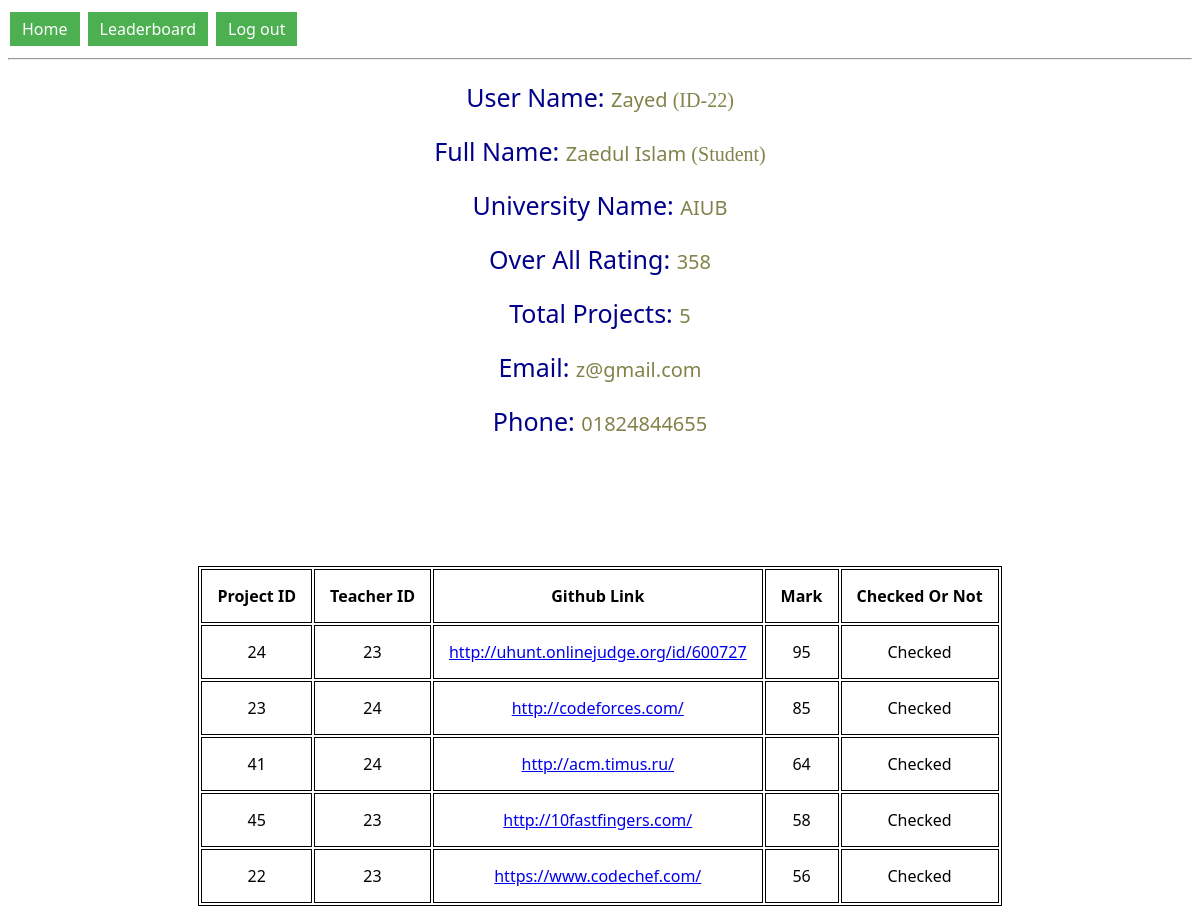
/showProfileByID.php?userID=22, run on the app's committed database.
### tables this page shows
CREATE TABLE `student` (
  `studentID` int(11) NOT NULL,
  `userName` varchar(50) NOT NULL,
  `fullName` varchar(50) NOT NULL,
  `university` varchar(50) NOT NULL,
  `password` varchar(50) NOT NULL,
  `email` varchar(50) NOT NULL,
  `showEmail` varchar(50) NOT NULL,
  `phone` varchar(50) NOT NULL,
  `showPhone` varchar(50) NOT NULL,
  `userType` int(11) NOT NULL,
  `overallRating` double DEFAULT '0',
  `totalProjects` int(11) NOT NULL DEFAULT '0'
);

CREATE TABLE `project` (
  `projectID` int(11) NOT NULL,
  `tagList` varchar(50) NOT NULL,
  `projectDescription` varchar(500) NOT NULL,
  `githubLink` varchar(100) NOT NULL,
  `rating` double NOT NULL,
  `studentID` int(11) NOT NULL,
  `teacherID` int(11) NOT NULL,
  `checkedByTeacher` tinyint(1) NOT NULL DEFAULT '0'
);

### showProfileByID.php (the view, shortened to what this page needs)
<?php
    require 'connect.inc.php';
?>
<!DOCTYPE html>
<html>
    <head>
    </head>
    <body>
    <a class="button" href="index.php">Home</a>
    <a class="button" href="leaderboard.php">Leaderboard</a>
    <a class="button" href="logout.php">Log out</a>
    <hr>
    <?php
            $userID = $_GET["userID"];
            $query = "SELECT * FROM student WHERE studentID = '$userID'";
            $queryRun = mysqli_query($conn, $query);
            $queryNumRows = mysqli_num_rows($queryRun);
            if($queryNumRows == 1)
            {
                $info = mysqli_fetch_assoc($queryRun);
    ?>
            <p id="userName" style="color:#81834A; font-size: 20px;"><span class="btn" style="color:darkblue; font-size: 25px;"> User Name: </span> <span class="btn"><?php echo $info['userName'] ?> </span>
            <?php echo "(ID-".$info['studentID'].")" ?>
            </p>
            <p id="fullName" style="color:#81834A; font-size: 20px;"><span class="btn" style="color:darkblue; font-size: 25px;"> Full Name: </span> <span class="btn"> <?php echo $info['fullName'] ?> </span>
            <?php
                if($info["userType"] == 1)
                    echo "(Student)";
                else if($info["userType"] == 2)
                    echo "(Teacher)";
                else if($info["userType"] == 3)
                    echo "(Recruiter)";
            ?> </p>
            <p id="university" style="color:#81834A; font-size: 20px;"><span class="btn" style="color:darkblue; font-size: 25px;"> University Name:   </span> <span class="btn"> <?php echo $info['university'] ?> </span>
            </p>
    <?php
        if($info["userType"] == 1)
        {
    ?>
            <p id="overallRating" style="color:#81834A; font-size: 20px;"><span class="btn" style="color:darkblue; font-size: 25px;"> Over All Rating:   </span> <span class="btn"> <?php echo $info['overallRating'] ?></span> </p>
            <p id="totalProjects" style="color:#81834A; font-size: 20px;"><span class="btn" style="color:darkblue; font-size: 25px;"> Total Projects:   </span> <span class="btn"> <?php echo $info['totalProjects'] ?> </span> </p>
    <?php
        }
    ?>
        <?php
            if($info["showEmail"] == "yes" || $_GET["userName"] == $_SESSION["userName"])
            {
        ?>
            <p id="email" style="color:#81834A; font-size: 20px;"><span class="btn" style="color:darkblue; font-size: 25px;"> Email:   </span> <span class="btn"><?php echo $info['email'] ?> </span></p>
        <?php
            }
            if($info["showPhone"] == "yes" || $_GET["userName"] == $_SESSION["userName"])
            {
        ?>
            <p id="phone" style="color:#81834A; font-size: 20px;"><span class="btn" style="color:darkblue; font-size: 25px;"> Phone:   </span> <span class="btn"><?php echo $info['phone'] ?> </span></p>
        <?php
            }
            }
            else
            {
        ?>
            <center> <img src="404.jpg" alt="404 page is not found" height="470" width="1300"> </center>
        <?php
            }
        ?>
        <br><br><br><br><br><br>
        <?php
            require 'connect.inc.php';
            $studentID = $_GET["userID"];
            $query = "SELECT * FROM project WHERE studentID = '$studentID' ORDER BY `project`.`rating` DESC";
            $queryRun = mysqli_query($conn, $query);
            $queryNumRows = mysqli_num_rows($queryRun);
            if($queryNumRows > 0)
            {
                ?>
                <table align="center" id="projectTable">
                <tr>
                    <th>Project ID</th>
                    <th>Teacher ID</th>
                    <th>Github Link</th>
                    <th>Mark</th>
                    <th>Checked Or Not</th>
                    </tr>
                    <?php
                    while($info = mysqli_fetch_assoc($queryRun))
                    {
                    ?>
                        <tr>
                            <td> <?php echo $info['projectID'] ?> </td>
                            <td> <?php echo $info['teacherID'] ?> </td>
                            <td> <a href=<?php echo $info['githubLink'] ?> target="_black"> <?php echo $info['githubLink'] ?> </a> </td>
                            <td> <?php echo $info['rating'] ?> </td>
                    <?php
                        if($info['checkedByTeacher'] == 1)
                        {
                    ?>
                            <td> <?php echo "Checked" ?> </td>
                    <?php
                        }
                    ?>
                        </tr>
                    <?php
                    }
                    ?>
                    </table>
            <?php
            }
            ?>
    </body>
</html>

### showProfileByID.php (style rules this page uses)
.button { background-color: #4CAF50; border: none; color: white; padding: 6px 12px; text-align: center; text-decoration: none; display: inline-block; font-size: 16px; margin: 4px 2px; cursor: pointer; font-family: "Segoe UI"; }
.btn { font-family: "Segoe UI"; }
p { text-align: center; }
table, th, td { border: 1px solid black; }
th, td { padding: 15px; font-family: "Segoe UI"; text-align: center; }

### data on the page
student: userName "Zayed", studentID "22", fullName "Zaedul Islam", university "AIUB", overallRating "358", totalProjects "5", email "z@gmail.com", phone "01824844655"
project: projectID "24", teacherID "23", githubLink "http://uhunt.onlinejudge.org/id/600727", rating "95", checkedByTeacher "Checked"
project: projectID "23", teacherID "24", githubLink "http://codeforces.com/", rating "85", checkedByTeacher "Checked"
project: projectID "41", teacherID "24", githubLink "http://acm.timus.ru/", rating "64", checkedByTeacher "Checked"
project: projectID "45", teacherID "23", githubLink "http://10fastfingers.com/", rating "58", checkedByTeacher "Checked"
project: projectID "22", teacherID "23", githubLink "https://www.codechef.com/", rating "56", checkedByTeacher "Checked"
